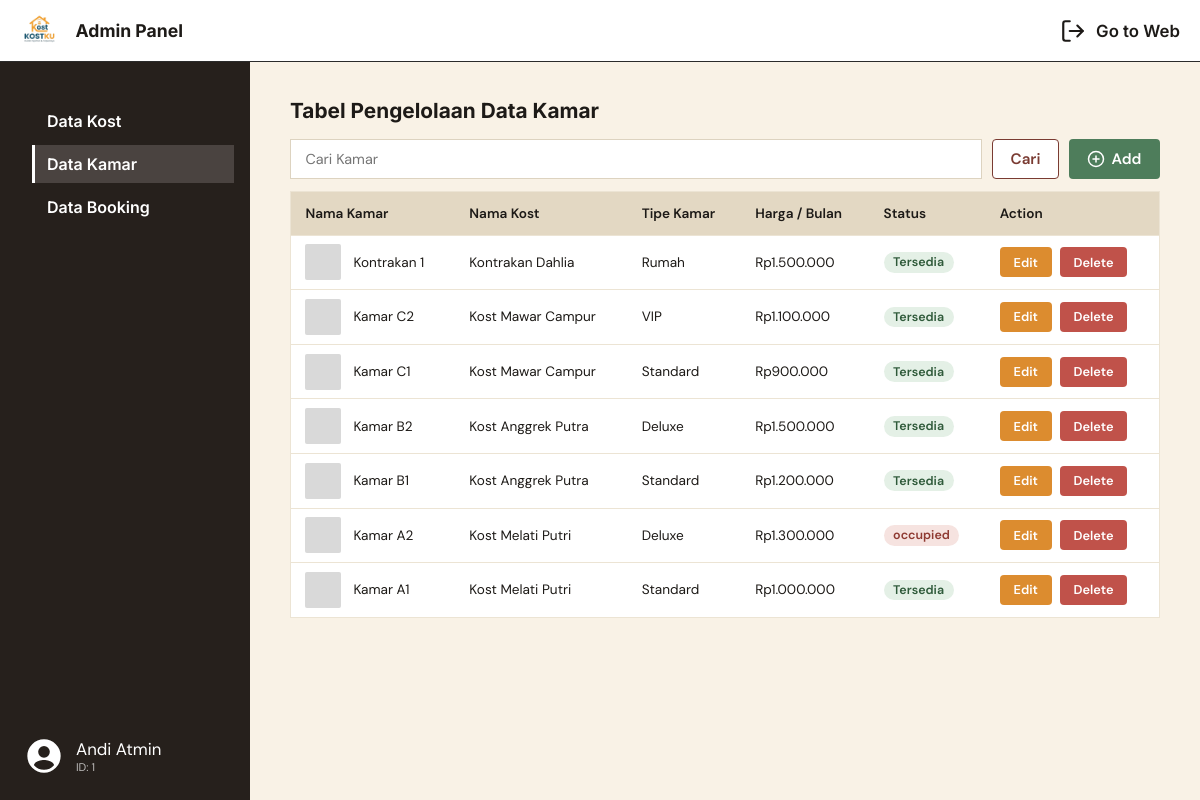
/admin/rooms.php (signed in), run on the app's committed database.
### tables this page shows
CREATE TABLE rooms (
  id                 INT UNSIGNED NOT NULL AUTO_INCREMENT,
  boarding_house_id  INT UNSIGNED NOT NULL,
  name               VARCHAR(100) NOT NULL,
  room_type          VARCHAR(50) NOT NULL,
  description        TEXT NULL,
  price_per_month    INT UNSIGNED NOT NULL,
  status             ENUM('available','occupied') NOT NULL DEFAULT 'available',
  photo              VARCHAR(255) NULL,
  created_at         TIMESTAMP NOT NULL DEFAULT CURRENT_TIMESTAMP,
  updated_at         TIMESTAMP NOT NULL DEFAULT CURRENT_TIMESTAMP ON UPDATE CURRENT_TIMESTAMP,
  PRIMARY KEY (id),
  KEY idx_rooms_bh (boarding_house_id),
  KEY idx_rooms_status (status),
  CONSTRAINT fk_rooms_bh FOREIGN KEY (boarding_house_id)
    REFERENCES boarding_houses (id) ON DELETE CASCADE ON UPDATE CASCADE
);

CREATE TABLE boarding_houses (
  id               INT UNSIGNED NOT NULL AUTO_INCREMENT,
  name             VARCHAR(150) NOT NULL,
  address          VARCHAR(255) NOT NULL,
  city             VARCHAR(100) NOT NULL,
  description      TEXT NULL,
  type             ENUM('male','female','mixed','house') NOT NULL DEFAULT 'mixed',
  price_per_month  INT UNSIGNED NOT NULL,
  total_rooms      INT UNSIGNED NOT NULL DEFAULT 0,
  contact          VARCHAR(20) NOT NULL,
  status           ENUM('available','full') NOT NULL DEFAULT 'available',
  latitude         DECIMAL(10,8) NULL,
  longitude        DECIMAL(11,8) NULL,
  photo            VARCHAR(255) NULL,                 
  created_at       TIMESTAMP NOT NULL DEFAULT CURRENT_TIMESTAMP,
  updated_at       TIMESTAMP NOT NULL DEFAULT CURRENT_TIMESTAMP ON UPDATE CURRENT_TIMESTAMP,
  PRIMARY KEY (id),
  KEY idx_bh_city (city),
  KEY idx_bh_type (type),
  KEY idx_bh_status (status),
  KEY idx_bh_price (price_per_month)
);

### includes/auth.php (called while the page is built, shortened)
<?php
function e(?string $value): string
{
    return htmlspecialchars($value ?? '', ENT_QUOTES, 'UTF-8');
}

### includes/helpers.php (called while the page is built, shortened)
<?php
function formatRupiah($amount): string
{
    return 'Rp' . number_format((int) $amount, 0, ',', '.');
}
function statusLabel(string $status): string
{
    $labels = [
        'available' => 'Tersedia',
        'full'      => 'Penuh',
    ];
    return $labels[$status] ?? $status;
}
function uploadUrl(string $subDir, ?string $fileName): ?string
{
    if (!$fileName) {
        return null;
    }
    return BASE_URL . '/uploads/' . $subDir . '/' . rawurlencode($fileName);
}

### admin/rooms.php (the view, shortened to what this page needs)
<?php
require_once __DIR__ . '/../includes/auth.php';
require_once __DIR__ . '/../includes/helpers.php';
$search = trim($_GET['q'] ?? '');
$sql = 'SELECT r.id, r.name, r.room_type, r.price_per_month, r.status, r.photo, b.name AS house_name
        FROM rooms r
        JOIN boarding_houses b ON b.id = r.boarding_house_id';
if ($search !== '') {
    $like = '%' . $search . '%';
    $stmt = $conn->prepare($sql . ' WHERE r.name LIKE ? OR b.name LIKE ? OR r.room_type LIKE ? ORDER BY r.id DESC');
    $stmt->execute([$like, $like, $like]);
} else {
    $stmt = $conn->prepare($sql . ' ORDER BY r.id DESC');
    $stmt->execute();
}
$rooms = $stmt->fetchAll();
require __DIR__ . '/../includes/admin_header.php';
?>
            <h1>Tabel Pengelolaan Data Kamar</h1>
            <div class="toolbar">
                <form method="get" action="">
                    <input type="search" name="q" placeholder="Cari Kamar" value="<?= e($search) ?>" aria-label="Cari kamar">
                    <button type="submit" class="btn btn-outline">Cari</button>
                </form>
                <a class="btn btn-green" href="<?= BASE_URL ?>/admin/room_form.php?mode=add">
                    <svg width="18" height="18" viewBox="0 0 24 24" fill="none" stroke="currentColor" stroke-width="2" stroke-linecap="round" aria-hidden="true">
                        <circle cx="12" cy="12" r="10"></circle>
                        <path d="M12 8v8M8 12h8"></path>
                    </svg>
                    Add
                </a>
            </div>
            <div class="table-wrap">
                <table class="data-table">
                    <thead>
                        <tr>
                            <th>Nama Kamar</th>
                            <th>Nama Kost</th>
                            <th>Tipe Kamar</th>
                            <th>Harga / Bulan</th>
                            <th>Status</th>
                            <th>Action</th>
                        </tr>
                    </thead>
                    <tbody>
                        <?php foreach ($rooms as $room): ?>
                            <?php $photoUrl = uploadUrl('rooms', $room['photo']); ?>
                            <tr>
                                <td>
                                    <div class="cell-name">
                                        <span class="thumb"<?= $photoUrl ? ' style="background-image:url(\'' . e($photoUrl) . '\')"' : '' ?>></span>
                                        <?= e($room['name']) ?>
                                    </div>
                                </td>
                                <td><?= e($room['house_name']) ?></td>
                                <td><?= e($room['room_type']) ?></td>
                                <td><?= e(formatRupiah($room['price_per_month'])) ?></td>
                                <td>
                                    <span class="badge badge-<?= e($room['status']) ?>"><?= e(statusLabel($room['status'])) ?></span>
                                </td>
                                <td>
                                    <div class="row-actions">
                                        <a class="btn btn-small btn-orange"
                                           href="<?= BASE_URL ?>/admin/room_form.php?mode=edit&amp;id=<?= (int) $room['id'] ?>">Edit</a>
                                        <form method="post" action=""
                                              onsubmit="return confirm('Hapus kamar &quot;<?= e(addslashes($room['name'])) ?>&quot;?');">
                                            <button type="submit" class="btn btn-small btn-red">Delete</button>
                                        </form>
                                    </div>
                                </td>
                            </tr>
                        <?php endforeach; ?>
                    </tbody>
                </table>
            </div>
<?php require __DIR__ . '/../includes/admin_footer.php'; ?>

### assets/css/admin.css (style rules this page uses)
:root { --dark: #26201c; --dark-active: #4a4340; --cream: #f9f2e6; --table-head: #e3d8c3; --line: #ece4d4; --text: #1d1a17; --muted: #6d6b66; --green: #4e7d5b; --green-dark: #3f6849; --orange: #dc8c2f; --orange-dark: #c47a22; --red: #c0524a; --red-dark: #a8433c; --maroon: #7a3b32; }
*, *::before, *::after { box-sizing: border-box; }
body { display: flex; flex-direction: column; min-height: 100vh; margin: 0; background: var(--cream); color: var(--text); font-family: "DM Sans", system-ui, -apple-system, "Segoe UI", sans-serif; }
.admin-content h1 { margin: 0 0 16px; font-family: "Inter", system-ui, sans-serif; font-size: 20.8px; font-weight: 700; }
.toolbar { display: flex; gap: 9.6px; margin-bottom: 12px; }
.toolbar form { display: flex; flex: 1; gap: 9.6px; }
.toolbar input[type="search"] { flex: 1; min-width: 0; height: 40px; padding: 0 14.4px; border: 1px solid #ddd3c0; background: #fff; font: inherit; font-size: 14.4px; }
.btn { display: inline-flex; align-items: center; justify-content: center; gap: 6.4px; height: 40px; padding: 0 17.6px; border: 1px solid transparent; border-radius: 4px; font: inherit; font-size: 15.2px; font-weight: 600; text-decoration: none; cursor: pointer; }
.btn-outline { border: 1px solid var(--maroon); background-color: #fff; color: var(--maroon); }
.btn-green { background: var(--green); color: #fff; }
.btn-small { height: 30px; padding: 0 12.8px; border-radius: 4px; font-size: 12.8px; }
.btn-orange { background: var(--orange); color: #fff; }
.btn-red { background: var(--red); color: #fff; }
.table-wrap { overflow-x: auto; border: 1px solid var(--line); background: #fff; }
.data-table { width: 100%; min-width: 780px; border-collapse: collapse; font-size: 13.6px; }
.data-table th { padding: 12.8px 14.4px; background: var(--table-head); font-weight: 600; text-align: left; }
.data-table td { padding: 8.8px 14.4px; border-top: 1px solid var(--line); vertical-align: middle; }
.cell-name { display: flex; align-items: center; gap: 12px; }
.thumb { flex: 0 0 36px; width: 36px; height: 36px; border-radius: 2px; background: #d9d9d9 center / cover no-repeat; }
.row-actions { display: flex; gap: 8px; }
.row-actions form { margin: 0; }
.badge { display: inline-block; padding: 2.4px 9.6px; border-radius: 999px; font-size: 12.48px; font-weight: 600; }
.badge-available { background: #e4f0e6; color: #2f5a3a; }
.badge-occupied { background: #f6e3e0; color: #8f3a32; }

### data on the page
rooms: name "Kontrakan 1", boarding_house.name "Kontrakan Dahlia", room_type "Rumah", price_per_month "Rp1.500.000", status "Tersedia"
rooms: name "Kamar C2", boarding_house.name "Kost Mawar Campur", room_type "VIP", price_per_month "Rp1.100.000", status "Tersedia"
rooms: name "Kamar C1", boarding_house.name "Kost Mawar Campur", room_type "Standard", price_per_month "Rp900.000", status "Tersedia"
rooms: name "Kamar B2", boarding_house.name "Kost Anggrek Putra", room_type "Deluxe", price_per_month "Rp1.500.000", status "Tersedia"
rooms: name "Kamar B1", boarding_house.name "Kost Anggrek Putra", room_type "Standard", price_per_month "Rp1.200.000", status "Tersedia"
rooms: name "Kamar A2", boarding_house.name "Kost Melati Putri", room_type "Deluxe", price_per_month "Rp1.300.000", status "occupied"
rooms: name "Kamar A1", boarding_house.name "Kost Melati Putri", room_type "Standard", price_per_month "Rp1.000.000", status "Tersedia"

### other printed values
$item['label'] "Data Kost"
$item['label'] "Data Kamar"
$item['label'] "Data Booking"
$_SESSION['name'] "Andi Atmin"
currentUserId() "1"
